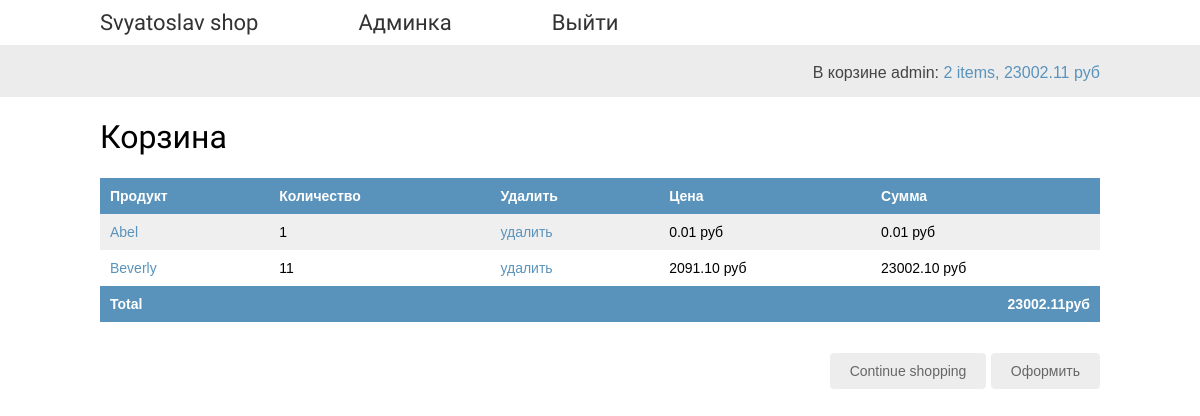
/cart/ (signed in), run on an earlier commit of the app's database.
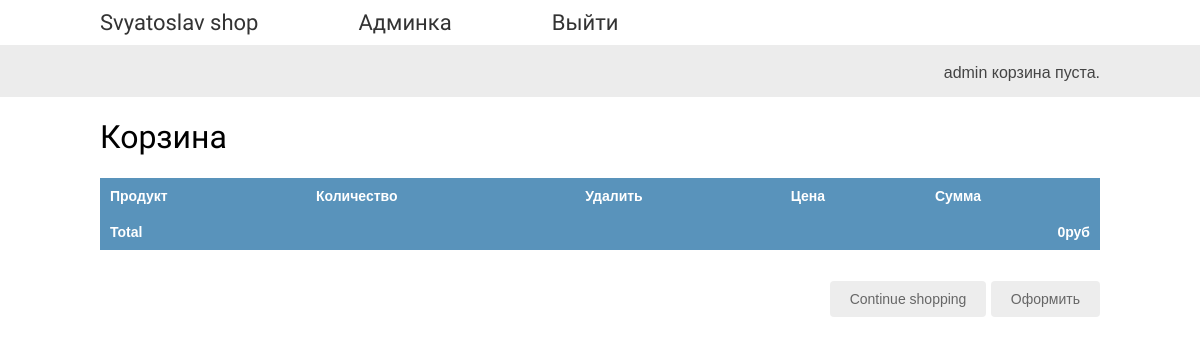
And on a later commit of the database.
### cart/models.py (models this page shows, shortened)
class Cart_bd(models.Model):
    user = models.OneToOneField(User, on_delete=models.CASCADE)
    def get_total_cost(self):
        total_cost = sum(item.get_cost() for item in self.items.all())
        return total_cost

class CartItem(models.Model):
    cart = models.ForeignKey(Cart_bd,
                             related_name='items',
                             on_delete=models.CASCADE)
    product = models.ForeignKey(Product,
                                related_name='cart_items',
                                on_delete=models.CASCADE)
    price = models.DecimalField(max_digits=10, decimal_places=2)
    quantity = models.PositiveIntegerField(default=1)
    def get_cost(self):
        return self.price * self.quantity

### shop/models.py (models this page shows, shortened)
class Product(models.Model):
    article = models.CharField(max_length=10, unique=True)
    name = models.CharField(max_length=100)
    purchase_price = models.DecimalField(max_digits=10, decimal_places=2)
    retail_price = models.DecimalField(max_digits=10, decimal_places=2)
    available = models.BooleanField(default=True)
    description = models.TextField(blank=True)
    class Meta:
        ordering = ('name',)
        index_together = (('id', 'article'),)
    def get_absolute_url(self):
        return reverse('shop:product_detail', args=[self.id, self.article])

### cart/views.py (the view)
# urls.py: path('', views.cart_detail, name='cart_detail'),
@logger.catch
@login_required
def cart_detail(request):
    user = request.user
    cart = Cart(request)
    return render(request, 'cart/detail.html', {'username': user.username, 'cart': cart,
                                                'total_items': cart.__len__()})

### cart/cart.py (called while the page is built)
    def get_items_cart(self):
        return self.cart_item

    def __len__(self):
        if self.cart_item:
            return self.cart_item.count()
        return 0

    def get_total_price(self):
        return self.cart.get_total_cost()

### cart/templates/cart/detail.html (shortened to what this page needs)
{% extends "shop/base.html" %}
{% load static %}
{% block content %}
  <h1>Корзина</h1>
  <table class="cart">
    <thead>
      <tr>
        <th>Продукт</th>
        <th>Количество</th>
        <th>Удалить</th>
        <th>Цена</th>
        <th>Сумма</th>
      </tr>
    </thead>
    <tbody>
      {% for item in cart.get_items_cart %}
        {% with product=item.product %}
          <tr>
            <td>
                <a href="{{ product.get_absolute_url }}">{{ item.product.name }}</a>
            </td>
            <td>{{ item.quantity }}</td>
            <td><a href="{% url "cart:cart_remove" item.product.id %}">удалить</a></td>
            <td>{{ item.price }} руб</td>
            <td>{{ item.get_cost }} руб</td>
          </tr>
        {% endwith %}
      {% endfor %}
      <tr class="total">
        <td>Total</td>
        <td colspan="3"></td>
        <td class="num">{{ cart.get_total_price }}руб</td>
      </tr>
    </tbody>
  </table>
  <p class="text-right">
    <a href="{% url "shop:product_list" %}" class="button light">Continue shopping</a>
    <a href="{% url "orders:order_pdf" %}" class="button light">Оформить</a>
  </p>
{% endblock %}

### shop/templates/shop/base.html (shortened to what this page needs)
<!DOCTYPE html>
{% load static %}
<html>
        <head>
            <link href="{% static "css/base.css" %}" rel="stylesheet">
        </head>
    <body>
        <div id="header">
            <a href="/" class="logo">Svyatoslav shop</a>
            {% if username %}
            <a href="/admin" class="logo">Админка</a>
            <a href="{% url 'logout'%}?next={{request.path}}" class="logo">Выйти</a>
            {% else %}
            <a href="/accounts/register" class="logo">Регистрация</a>
            <a href="/accounts/login" class="logo">Вход</a>
            {% endif %}
        </div>
        <div id="subheader">
            <div class="cart">
          {% if total_items > 0 %}
            В корзине {{username}}:
            <a href="{% url "cart:cart_detail" %}">
              {{ total_items }} item{{ total_items|pluralize }},
              {{ cart.get_total_price }} руб
            </a>
          {% else %}
            {{username}} корзина пуста.
          {% endif %}
            </div>
        </div>
        <div id="content">
            {% block content %}{% endblock %}
        </div>
    </body>
</html>

What changed in the data, as far as the page shows it:
removed CartItem: product.name "Abel", quantity "1", price "0.01", get_cost "0.01"
removed CartItem: product.name "Beverly", quantity "11", price "2091.10", get_cost "23002.10"
shown differently, row unchanged: Cart_bd: get_total_price "23002.11" → "0"; get_total_price "23002.11" → (not shown)
Also different on the page:
{{ username }}: (not shown) → "admin"
{{ username }}: "admin" → (not shown)
{{ total_items }}: "2" → (not shown)
text no longer shown: "В корзине : item , руб"
text now shown: "корзина пуста."
